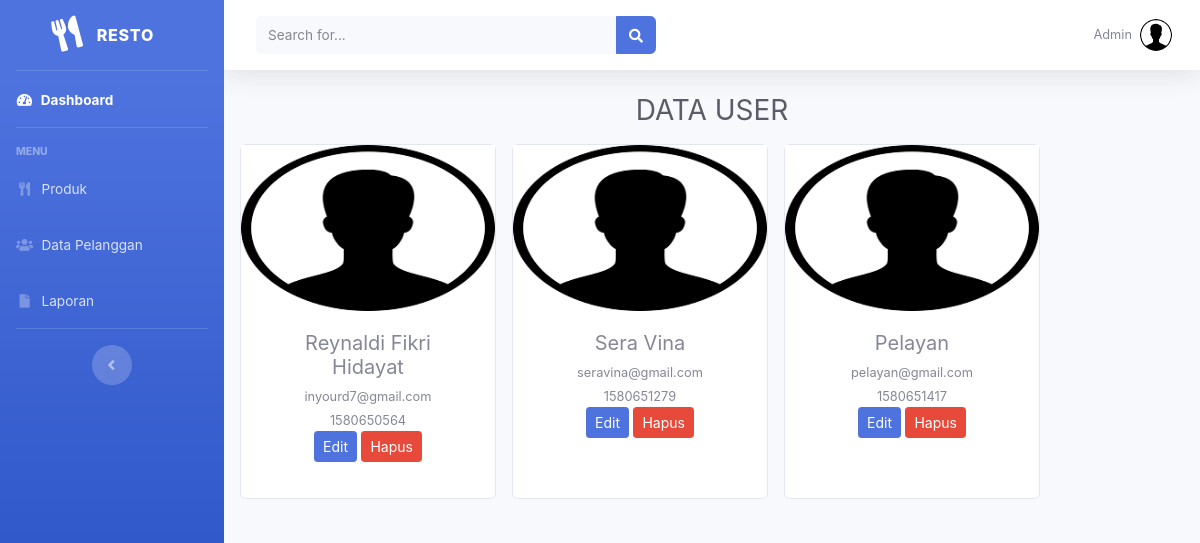
The page /index.php/admin/pegawai on the database its author committed.
### tables this page shows
CREATE TABLE `user` (
  `id` int(11) NOT NULL,
  `name` varchar(30) NOT NULL,
  `email` varchar(30) NOT NULL,
  `image` varchar(128) NOT NULL,
  `password` varchar(256) NOT NULL,
  `role_id` int(11) NOT NULL,
  `is_active` int(1) NOT NULL,
  `date_created` int(11) NOT NULL
);

### application/controllers/admin/pegawai.php (called while the page is built, shortened)
<?php
class Pegawai extends CI_Controller
{
    public function index()
    {
        $data['user'] = $this->db->get_where('user', ['email' => $this->session->userdata('email')])->row_array();
        $data['user'] = $this->model_pegawai->tampil_data()->result();
        $this->load->view('templates/header', $data);
        $this->load->view('templates/sideebar', $data);
        $this->load->view('admin/pegawai', $data);
        $this->load->view('templates/footer', $data);
    }
}

### index.php (called while the page is built, shortened)
<?php
require_once BASEPATH.'core/CodeIgniter.php';

### application/models/model_pegawai.php (called while the page is built, shortened)
<?php
class Model_pegawai extends CI_Model
{
    public function tampil_data()
    {
        return $this->db->get('user');
    }
}

### application/views/admin/pegawai.php (the view)
<div class="site-section bg-light" id="about-section">
    <div class="container">
        <div class="row mb-5">
            <div class="col-12 text-center">
                <h1 class="h3 mb-0 text-gray-800">DATA USER</h1>
            </div>
            <div class="row text-center mt-3">
                <?php foreach ($user as $usr) : ?>
                    <div class="card ml-3 mb-3" style="width: 16rem;">
                        <img src="<?php echo base_url() . 'assets/img/' . $usr->image  ?>">
                        <div class="card-body mb-3 mr-3 mx-3">
                            <h5 class="card-title mb-1"><?= $usr->name ?></h5>
                            <small><?= $usr->email ?></small><br>
                            <small><?= $usr->date_created ?></small><br>
                            <?php echo anchor('admin/pegawai/edit/' . $usr->id, '<div class="btn btn-sm btn-primary">Edit</div>') ?>
                            <?php echo anchor('admin/pegawai/hapus/' . $usr->id, '<div class="btn btn-sm btn-danger">Hapus</div>') ?>
                        </div>
                    </div>
                <?php endforeach; ?>
            </div>
        </div>

### application/views/templates/header.php (shortened to what this page needs)
<!DOCTYPE html>
<html lang="en">
<head>
    <link href="<?= base_url() ?>assets/vendor/fontawesome-free/css/all.min.css" rel="stylesheet" type="text/css">
    <link href="<?= base_url() ?>assets/css/sb-admin-2.min.css" rel="stylesheet">
</head>

### application/views/templates/sideebar.php (shortened to what this page needs)
<body id="page-top">
    <div id="wrapper">
        <ul class="navbar-nav bg-gradient-primary sidebar sidebar-dark accordion" id="accordionSidebar">
            <a class="sidebar-brand d-flex align-items-center justify-content-center" href="<?= base_url('admin/dashboard') ?>">
                <div class="sidebar-brand-icon rotate-n-15">
                    <i class="fas fa-utensils"></i>
                </div>
                <div class="sidebar-brand-text mx-3">Resto</div>
            </a>
            <hr class="sidebar-divider my-0">
            <li class="nav-item active">
                <a class="nav-link" href="<?= base_url('admin/dashboard') ?>">
                    <i class="fas fa-fw fa-tachometer-alt"></i>
                    <span>Dashboard</span></a>
            </li>
            <hr class="sidebar-divider">
            <div class="sidebar-heading">
                MENU
            </div>
            <li class="nav-item">
                <a class="nav-link" href="<?= base_url('admin/produk') ?>">
                    <i class="fas fa-fw fa-utensils"></i>
                    <span>Produk</span></a>
            </li>
            <li class="nav-item">
                <a class="nav-link" href="<?= base_url('admin/pegawai') ?>">
                    <i class="fas fa-fw fa-users"></i>
                    <span>Data Pelanggan</span></a>
            </li>
            <li class="nav-item">
                <a class="nav-link" href="<?= base_url('admin/invoice') ?>">
                    <i class="fas fa-fw fa-file"></i>
                    <span>Laporan</span></a>
            </li>
            <hr class="sidebar-divider d-none d-md-block">
            <div class="text-center d-none d-md-inline">
                <button class="rounded-circle border-0" id="sidebarToggle"></button>
            </div>
        </ul>
        <div id="content-wrapper" class="d-flex flex-column">
            <div id="content">
                <nav class="navbar navbar-expand navbar-light bg-white topbar mb-4 static-top shadow">
                    <form class="d-none d-sm-inline-block form-inline mr-auto ml-md-3 my-2 my-md-0 mw-100 navbar-search">
                        <div class="input-group">
                            <input type="text" class="form-control bg-light border-0 small" placeholder="Search for..." aria-label="Search" aria-describedby="basic-addon2">
                            <div class="input-group-append">
                                <button class="btn btn-primary" type="button">
                                    <i class="fas fa-search fa-sm"></i>
                                </button>
                            </div>
                        </div>
                    </form>
                    <ul class="navbar-nav ml-auto">
                        <li class="nav-item dropdown no-arrow">
                            <a class="nav-link dropdown-toggle" href="#" id="userDropdown" role="button" data-toggle="dropdown" aria-haspopup="true" aria-expanded="false">
                                <span class="mr-2 d-none d-lg-inline text-gray-600 small">Admin</span>
                                <img class="img-profile rounded-circle" src="<?= base_url('assets/img/default.jpg') ?>">
                            </a>
                </nav>

### application/views/templates/footer.php (shortened to what this page needs)
</body>
</html>

### rows shown on the page
user: image (placeholder picture), name "Reynaldi Fikri Hidayat", email "inyourd7@gmail.com", date_created "1580650564", id "Edit", id "Hapus"
user: image (placeholder picture), name "Sera Vina", email "seravina@gmail.com", date_created "1580651279", id "Edit", id "Hapus"
user: image (placeholder picture), name "Pelayan", email "pelayan@gmail.com", date_created "1580651417", id "Edit", id "Hapus"
